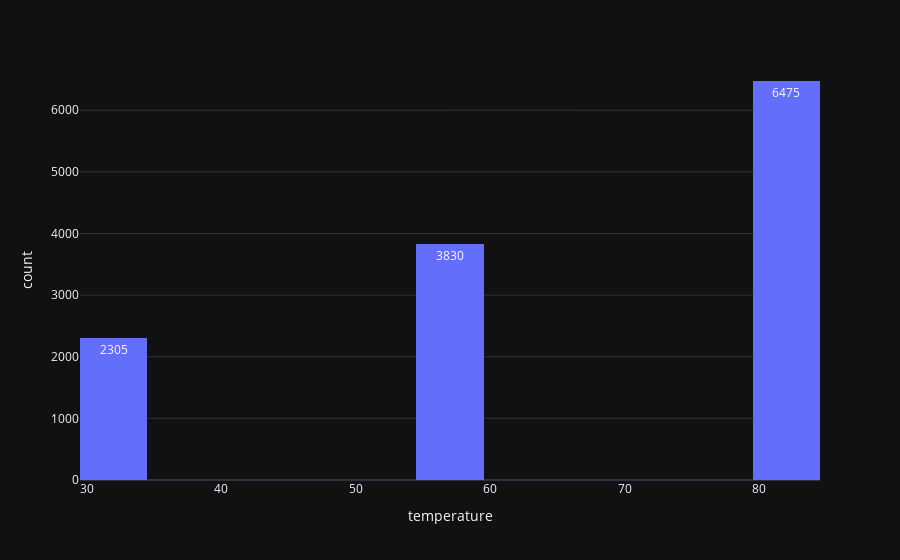

The code cell stored with this chart in its notebook:
### Markdown cell above
6. Use a histogram to visualize the temperature column.

### Code cell
# Plot histogram for temperature column
fig = px.histogram(data, x='temperature', nbins=20, text_auto=True)
fig.show()

### Figure 1 — Plotly figure (JSON) as saved in the notebook; plotly's stock layout.template omitted (floating-point values rounded to 4 significant figures; data arrays with more than 128 entries replaced by an {"elided": "..."} marker saying what was removed)
{"data": [{"alignmentgroup": "True", "bingroup": "x", "hovertemplate": "temperature=%{x}<br>count=%{y}<extra></extra>", "legendgroup": "", "marker": {"color": "#636efa", "pattern": {"shape": ""}}, "name": "", "nbinsx": 20, "offsetgroup": "", "orientation": "v", "showlegend": false, "texttemplate": "%{value}", "x": {"elided": "12610 int values"}, "xaxis": "x", "yaxis": "y", "type": "histogram"}], "layout": {"xaxis": {"anchor": "y", "domain": [0.0, 1.0], "title": {"text": "temperature"}}, "yaxis": {"anchor": "x", "domain": [0.0, 1.0], "title": {"text": "count"}}, "legend": {"tracegroupgap": 0}, "margin": {"t": 60}, "barmode": "relative"}}
